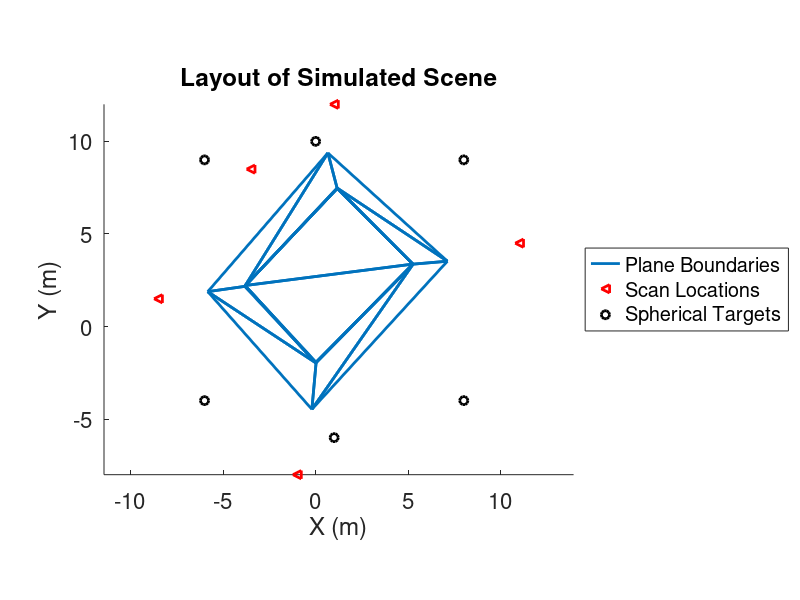

Reproduce this figure in MATLAB.
% Display Scene

close all
clear
clc


%% load the scene
scansraw = load('kuukpak scan models.txt');
planesraw = load('kuukpak planar model.txt');
spheresraw = load('kuukpak sphere models.txt');

%% display scene elements

figure, subplot(1,1,1,'FontSize',16), hold on

% Display the planes (crude, but it works)
plot(planesraw(:,1), planesraw(:,2), 'LineWidth',2)

% Display the Scanner Locations
plot(scansraw(:,1), scansraw(:,2), 'r<','LineWidth',2)

% Display Spheres
plot(spheresraw(:,1), spheresraw(:,2), 'ko','LineWidth',2)

% Format images nicely 
axis equal
legend('Plane Boundaries','Scan Locations','Spherical Targets','Location','EastOutside')
xlabel('X (m)')
ylabel('Y (m)')
title('Layout of Simulated Scene')
